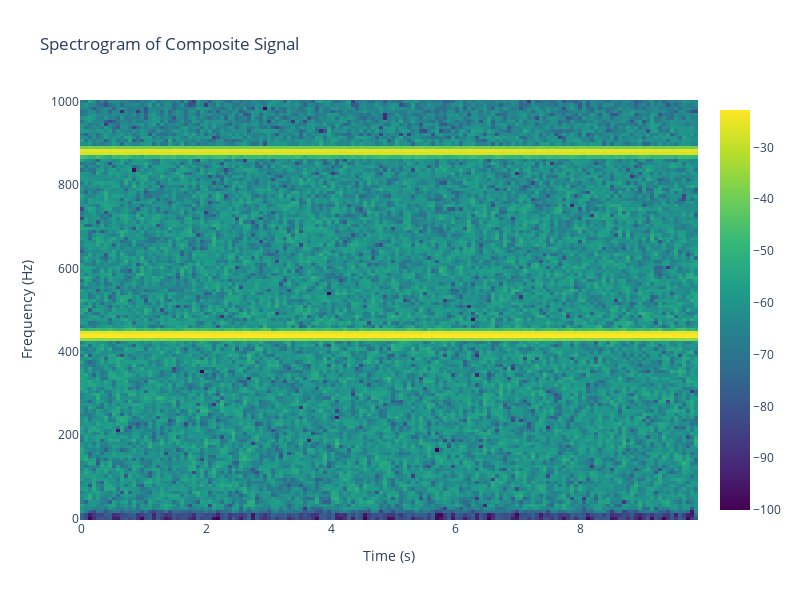

The code cell stored with this chart in its notebook:
### Code cell
duration = 10  # seconds
fs = 8000  # Hz
t = np.linspace(0, duration, int(fs*duration), endpoint=False)
freq1 = 440  # A4
freq2 = 880  # A5
signal1 = 0.5 * np.sin(2 * np.pi * freq1 * t)
signal2 = 0.5 * np.sin(2 * np.pi * freq2 * t)
composite_signal = signal1 + signal2 + 0.1 * np.random.normal(size=t.shape)

#spectrogram
F, T, Sxx, _ = ut.calc_spectrogram(composite_signal, fs, nperseg=1024, percent_overlap=0.5, window='hamming', remove_dc=20, crop_freq=1000)
Sxx = 10 * np.log10(Sxx + 1e-10)
fig = go.Figure(data=go.Heatmap(z=Sxx.T, x=T, y=F, colorscale='Viridis'))
fig.update_layout(title='Spectrogram of Composite Signal', xaxis_title='Time (s)', yaxis_title='Frequency (Hz)', height=600, width=800)
fig.show()

### Figure 1 — Plotly figure (JSON) as saved in the notebook; plotly's stock layout.template omitted (floating-point values rounded to 4 significant figures; data arrays with more than 128 entries replaced by an {"elided": "..."} marker saying what was removed)
{"data": [{"colorscale": [[0, "#440154"], [0.1111, "#482878"], [0.2222, "#3e4989"], [0.3333, "#31688e"], [0.4444, "#26828e"], [0.5556, "#1f9e89"], [0.6667, "#35b779"], [0.7778, "#6ece58"], [0.8889, "#b5de2b"], [1, "#fde725"]], "type": "heatmap", "x": {"elided": "155 float values"}, "y": {"elided": "129 float values"}, "z": {"elided": "129x155 float values"}}], "layout": {"height": 600, "title": {"text": "Spectrogram of Composite Signal"}, "width": 800, "xaxis": {"title": {"text": "Time (s)"}}, "yaxis": {"title": {"text": "Frequency (Hz)"}}}}
